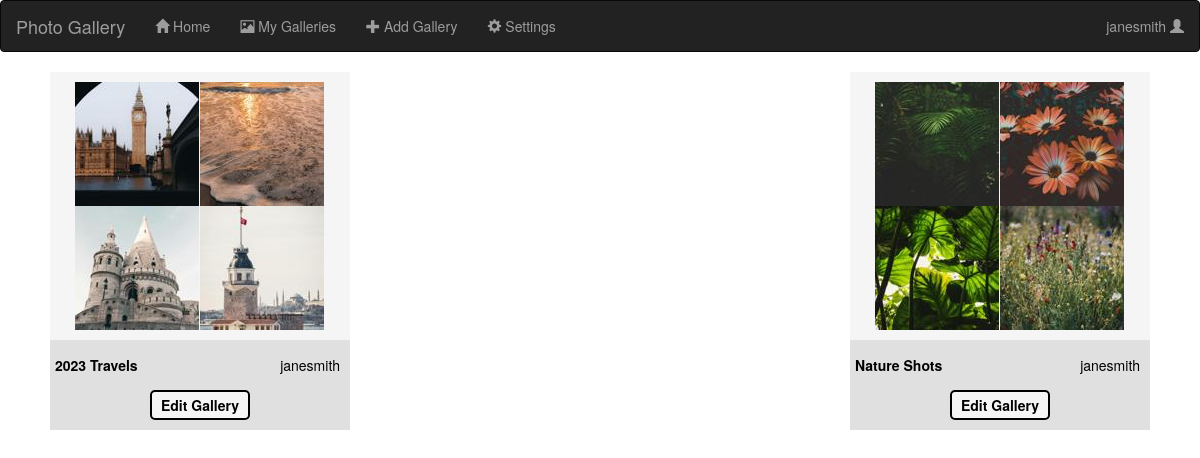
The app's page /myGalleries (signed in), older data.
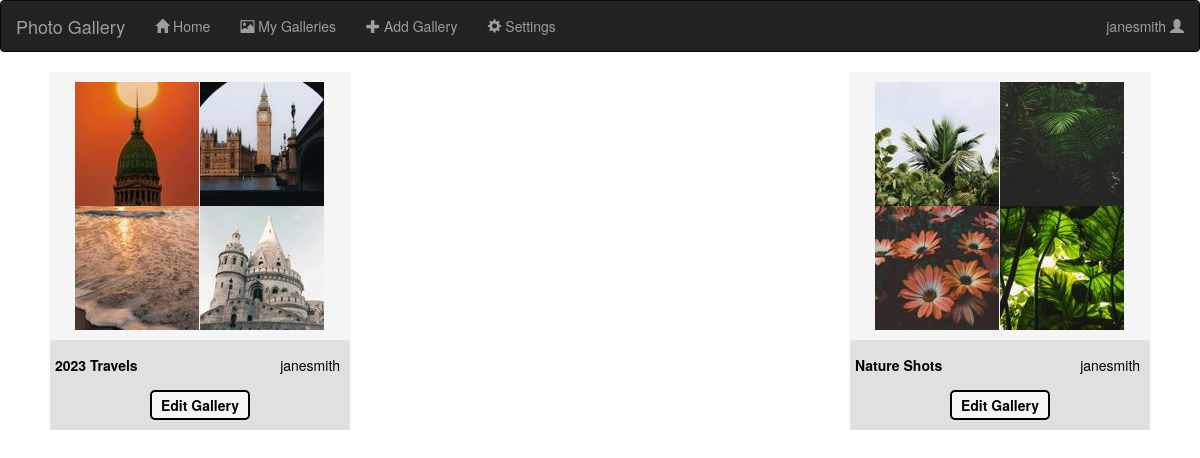
The same page, newer data.
### components/databaseClasses.py (models this page shows, shortened)
class Gallery(db.Model):
    __tablename__ = 'galleries'
    id = db.Column(db.Integer, primary_key=True)
    userId = db.Column(db.Integer, db.ForeignKey(User.id))
    numPhotos = db.Column(db.Integer)
    title = db.Column(db.String(40))
    dateCreated = db.Column(db.Date)
    dateLastEdited = db.Column(db.Date)
    description = db.Column(db.Text)
    photos = db.relationship('Photo', backref='gallery')

class Photo(db.Model):
    __tablename__ = 'photos'
    __bind_key__ = 'photos'
    id = db.Column(db.Integer, primary_key=True)
    galleryId = db.Column(db.Integer, db.ForeignKey(Gallery.id))
    photoURL = db.Column(db.String(32))
    thumbnailURL = db.Column(db.String(32))

class User(UserMixin, db.Model):
    __tablename__ = 'users'
    __bind_key__ = 'users'
    id = db.Column(db.Integer, primary_key = True)
    fname = db.Column(db.String(32))
    lname = db.Column(db.String(32))
    email = db.Column(db.String(300), unique = True)
    username = db.Column(db.String(24))
    passwordHash = db.Column(db.String(128))
    galleries = db.relationship('Gallery', backref='user')

### app.py (the view)
@app.route("/myGalleries")
def myGalleries():
    myGalls = []
    loggedIn = isLoggedIn()
    if not loggedIn:
        return render_template('loginNeeded.html', loggedIn = loggedIn)
    myGalls = Gallery.query.filter_by(userId=session['userId']).all()
    return render_template('myGalleries.html', loggedIn = loggedIn, photos = photos, galleries = myGalls, username = getCurrentUsername(), users = users)

### app.py (called while the page is built)
@lm.user_loader
def loadUser(id):
    return User.query.get(int(id))

### components/utils.py (called while the page is built)
def getCurrentUsername():
    currentUserID = session.get("userId", None)
    currentUsername = None
    if currentUserID != None:
        currentUsername = loadUser(currentUserID).username
    return currentUsername

def isLoggedIn():
    if 'loggedIn' not in session:
        session['loggedIn'] = False
        session.modified = True
    return session['loggedIn']

### templates/myGalleries.html (shortened to what this page needs)
{% extends "base.html" %}
{% block content %}
    <div id = "galleries">
        {% for gallery in galleries %}
            {% set numPhotos = gallery['numPhotos'] %}
            {% set photosList = gallery['photos'] %}
            <div class = "galleryTilePreview">
                <a href = "{{ url_for('viewGallery', galleryID = gallery['id'])}}">
                    <div class = "photosPreview">
                        {% for i in range(4) %}
                            <div class = "thumbnailPhoto">
                                {% set photoURL = photosList[(i%numPhotos)]['thumbnailURL'] %}
                                <img src="{{photoURL}}">
                            </div>
                        {% endfor %}
                    </div>
                    <div class = "previewDetails">
                        <div class = "previewTitleDate">{{gallery['title']}}</div>
                        <div class = "previewUser">{{users[gallery['userId']]['username']}}</div>
                    </div>
                </a>
                <div class = "editSection">
                    <div class = "editButton" id = "{{gallery['id']}}"><a href = "{{ url_for('editGallery', galleryID = gallery['id'])}}" >Edit Gallery</a></div>
                </div>
            </div>
        {% endfor %}
    </div>
{% endblock %}

Row changes from the older to the newer data that the page shows:
changed Gallery "2023 Travels": thumbnailURL: a different picture
changed Gallery "Nature Shots": thumbnailURL: a different picture
